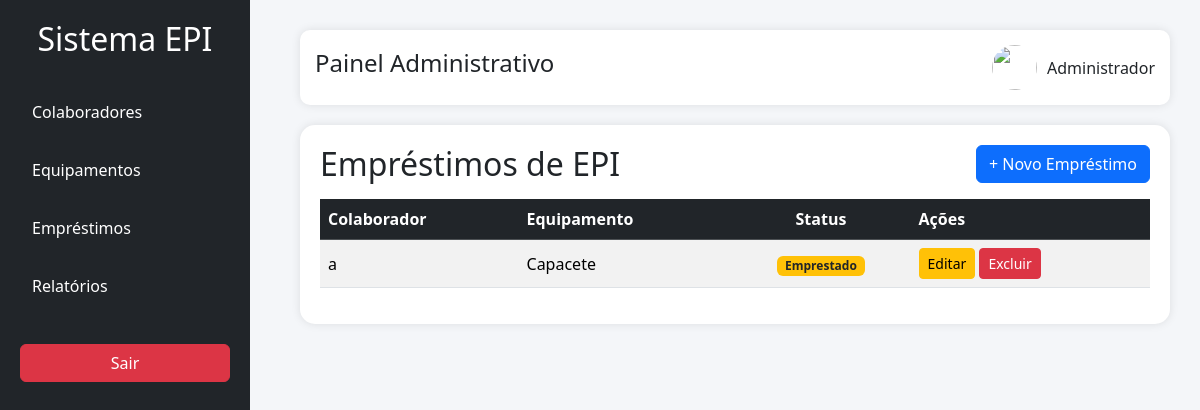
/emprestimos/ (signed in), run on an earlier commit of the app's database.
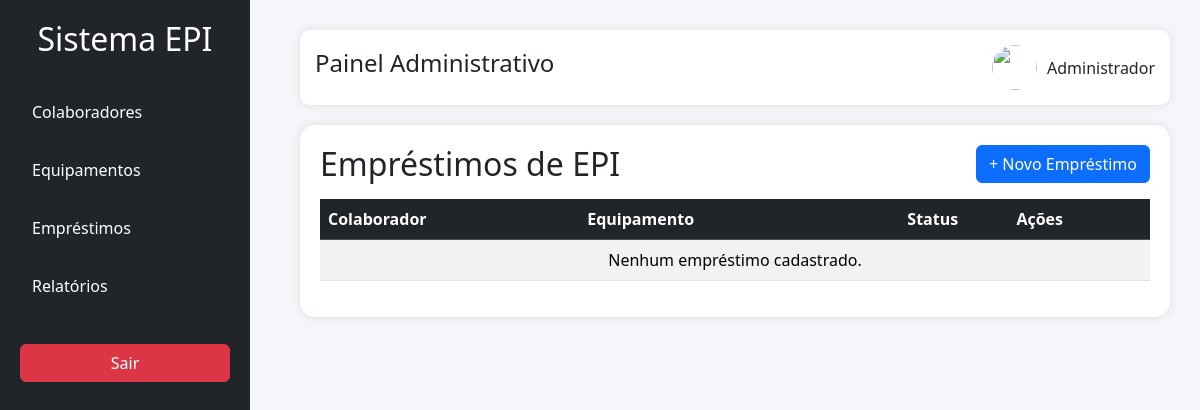
And on a later commit of the database.
### emprestimos/models.py (models this page shows, shortened)
class Emprestimo(models.Model):
    STATUS_CHOICES = [
        ('EMPRESTADO', 'Emprestado'),
        ('FORNECIDO', 'Fornecido'),
        ('DEVOLVIDO', 'Devolvido'),
        ('DANIFICADO', 'Danificado'),
        ('PERDIDO', 'Perdido'),
    ]
    colaborador = models.ForeignKey(
        Colaborador,
        on_delete=models.CASCADE
    )
    equipamento = models.ForeignKey(
        Equipamento,
        on_delete=models.CASCADE
    )
    data_emprestimo = models.DateTimeField(
        auto_now_add=True
    )
    data_prevista_devolucao = models.DateTimeField()
    data_devolucao = models.DateTimeField(
        null=True,
        blank=True
    )
    status = models.CharField(
        max_length=20,
        choices=STATUS_CHOICES,
        default='EMPRESTADO'
    )
    observacao_devolucao = models.TextField(
        null=True,
        blank=True
    )

### colaboradores/models.py (models this page shows)
class Colaborador(models.Model):
    nome = models.CharField(max_length=100)
    cpf = models.CharField(max_length=14)
    setor = models.CharField(max_length=50)
    cargo = models.CharField(max_length=50)
    telefone = models.CharField(max_length=20)
    email = models.EmailField()
    def __str__(self):
        return self.nome

### equipamentos/models.py (models this page shows)
class Equipamento(models.Model):
    nome_epi = models.CharField(max_length=100)
    ca = models.CharField(max_length=30)
    quantidade = models.IntegerField()
    validade = models.DateField()
    descricao = models.TextField()
    def __str__(self):
        return self.nome_epi

### emprestimos/views.py (the view)
@login_required
def listar_emprestimos(request):
    emprestimos = Emprestimo.objects.all()
    return render(
        request,
        'emprestimos/listar.html',
        {'emprestimos': emprestimos}
    )

### templates/emprestimos/listar.html
{% extends 'base.html' %}
{% block content %}
<div class="d-flex justify-content-between align-items-center mb-3">
    <h2 class="mb-0">Empréstimos de EPI</h2>
    <a href="{% url 'cadastrar_emprestimo' %}" class="btn btn-primary">
        + Novo Empréstimo
    </a>
</div>
<table class="table table-hover table-striped align-middle">
    <thead class="table-dark">
        <tr>
            <th>Colaborador</th>
            <th>Equipamento</th>
            <th class="text-center">Status</th>
            <th>Ações</th>
        </tr>
    </thead>
    <tbody>
        {% for emprestimo in emprestimos %}
        <tr>
            <td>{{ emprestimo.colaborador }}</td>
            <td>{{ emprestimo.equipamento }}</td>
            <td class="text-center">
                {% if emprestimo.status == 'EMPRESTADO' %}
                    <span class="badge bg-warning text-dark">Emprestado</span>
                {% elif emprestimo.status == 'FORNECIDO' %}
                    <span class="badge bg-primary">Fornecido</span>
                {% elif emprestimo.status == 'DEVOLVIDO' %}
                    <span class="badge bg-success">Devolvido</span>
                {% elif emprestimo.status == 'DANIFICADO' %}
                    <span class="badge bg-danger">Danificado</span>
                {% elif emprestimo.status == 'PERDIDO' %}
                    <span class="badge bg-dark">Perdido</span>
                {% endif %}
            </td>
            <td>
                <a href="{% url 'editar_emprestimo' emprestimo.id %}"
                   class="btn btn-sm btn-warning">
                    Editar
                </a>
                <a href="{% url 'excluir_emprestimo' emprestimo.id %}"
                   class="btn btn-sm btn-danger"
                   onclick="return confirm('Tem certeza que deseja excluir este empréstimo?');">
                    Excluir
                </a>
            </td>
        </tr>
        {% empty %}
        <tr>
            <td colspan="4" class="text-center">
                Nenhum empréstimo cadastrado.
            </td>
        </tr>
        {% endfor %}
    </tbody>
</table>
{% endblock %}

What changed in the data, as far as the page shows it:
removed Emprestimo: colaborador "a", equipamento "Capacete", status "Emprestado"
Also different on the page:
text now shown: "Nenhum empréstimo cadastrado."
